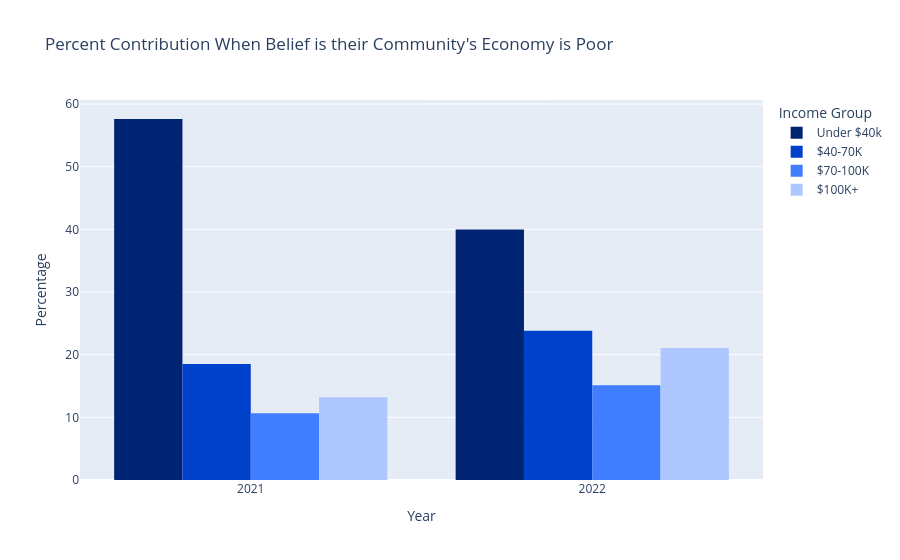

Write notebook code for a chart like this one.
### Code cell
income_map1 = {
    'Under $40k':"#002471",
    '$40-70K':"#0041cb",
    '$70-100K':"#407dff",
    '$100K+':"#aec8ff"
}

examine_changes('df_econ_poor',None,'INCOME_GROUP','Income Group', 
                'Percent Contribution When Belief is their Community\'s Economy is Poor', 1,
                ['Under $40k','$40-70K','$70-100K','$100K+'],income_map1)

### Figure 1 — Plotly figure (JSON) as saved in the notebook; plotly's stock layout.template omitted (floating-point values rounded to 4 significant figures)
{"data": [{"alignmentgroup": "True", "bingroup": "x", "histfunc": "sum", "hovertemplate": "Income Group=Under $40k<br>Year=%{x}<br>sum of Percent=%{y}<extra></extra>", "legendgroup": "Under $40k", "marker": {"color": "#002471", "pattern": {"shape": ""}}, "name": "Under $40k", "offsetgroup": "Under $40k", "orientation": "v", "showlegend": true, "type": "histogram", "x": [2021, 2022], "xaxis": "x", "y": [57.61, 39.97], "yaxis": "y"}, {"alignmentgroup": "True", "bingroup": "x", "histfunc": "sum", "hovertemplate": "Income Group=$40-70K<br>Year=%{x}<br>sum of Percent=%{y}<extra></extra>", "legendgroup": "$40-70K", "marker": {"color": "#0041cb", "pattern": {"shape": ""}}, "name": "$40-70K", "offsetgroup": "$40-70K", "orientation": "v", "showlegend": true, "type": "histogram", "x": [2021, 2022], "xaxis": "x", "y": [18.53, 23.83], "yaxis": "y"}, {"alignmentgroup": "True", "bingroup": "x", "histfunc": "sum", "hovertemplate": "Income Group=$70-100K<br>Year=%{x}<br>sum of Percent=%{y}<extra></extra>", "legendgroup": "$70-100K", "marker": {"color": "#407dff", "pattern": {"shape": ""}}, "name": "$70-100K", "offsetgroup": "$70-100K", "orientation": "v", "showlegend": true, "type": "histogram", "x": [2021, 2022], "xaxis": "x", "y": [10.66, 15.13], "yaxis": "y"}, {"alignmentgroup": "True", "bingroup": "x", "histfunc": "sum", "hovertemplate": "Income Group=$100K+<br>Year=%{x}<br>sum of Percent=%{y}<extra></extra>", "legendgroup": "$100K+", "marker": {"color": "#aec8ff", "pattern": {"shape": ""}}, "name": "$100K+", "offsetgroup": "$100K+", "orientation": "v", "showlegend": true, "type": "histogram", "x": [2021, 2022], "xaxis": "x", "y": [13.2, 21.06], "yaxis": "y"}], "layout": {"autosize": true, "barmode": "group", "legend": {"title": {"text": "Income Group"}, "tracegroupgap": 0}, "title": {"text": "Percent Contribution When Belief is their Community's Economy is Poor"}, "xaxis": {"anchor": "y", "autorange": true, "domain": [0, 1], "range": [2020.0, 2022.0], "title": {"text": "Year"}, "type": "linear"}, "yaxis": {"anchor": "x", "autorange": true, "domain": [0, 1], "range": [0, 60.65], "title": {"text": "Percentage"}, "type": "linear"}}}
